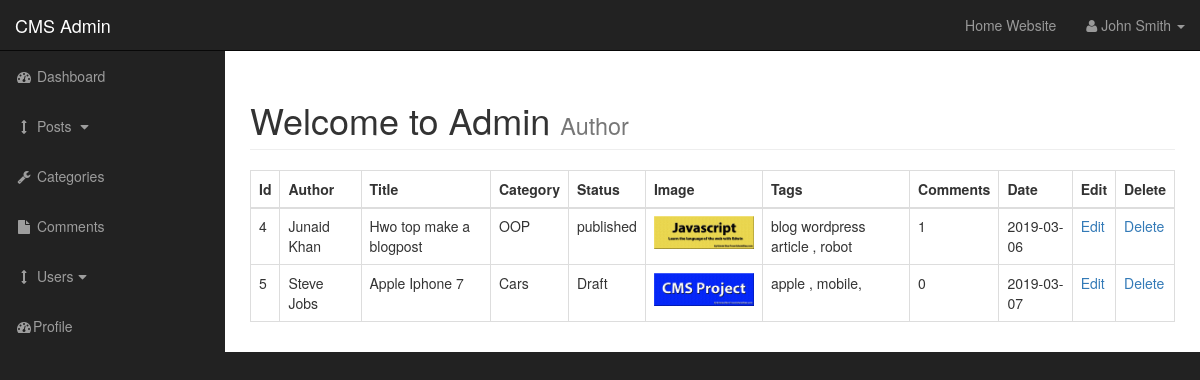
The page /admin/posts.php (signed in) on the database as committed earlier.
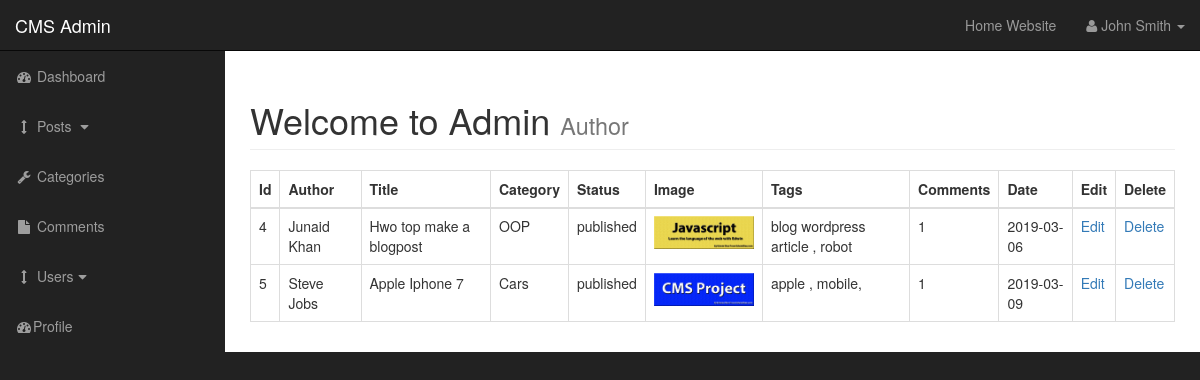
The same page on the database as committed later.
### tables this page shows
CREATE TABLE `posts` (
  `post_id` int(3) NOT NULL,
  `post_category_id` int(3) NOT NULL,
  `post_title` varchar(255) NOT NULL,
  `post_author` varchar(255) NOT NULL,
  `post_date` date NOT NULL,
  `post_image` text NOT NULL,
  `post_content` text NOT NULL,
  `post_tags` varchar(255) NOT NULL,
  `post_comment_count` int(11) NOT NULL,
  `post_status` varchar(255) NOT NULL DEFAULT 'draft'
);

### admin/includes/view_all_posts.php (the view, shortened to what this page needs)
       <table class="table table-hovered table-bordered">
                <thead>
                <tr>
                    <th>Id</th>
                      <th>Author</th>
                      <th>Title</th>
                      <th>Category</th>
                      <th>Status</th>
                      <th>Image</th>
                      <th>Tags</th>
                    <th>Comments</th>
                    <th>Date</th>
                    <th>Edit</th>
                    <th>Delete</th>
                </tr>
                </thead>
                <tbody>
                <tr>
                <?php
    $query = "SELECT * from posts";
    $select_posts= mysqli_query($connection , $query);
    while($row = mysqli_fetch_assoc($select_posts))
    {
    $post_id = $row['post_id'];
     $post_author = $row['post_author'];
     $post_title = $row['post_title'];
     $post_category_id = $row['post_category_id'];
     $post_status = $row['post_status'];
     $post_image = $row['post_image'];
    $post_tags = $row['post_tags'];
    $post_comment_count = $row['post_comment_count'];
      $post_date = $row['post_date'];
    echo "<tr>";
        echo "<td>{$post_id}</td>";
        echo "<td>{$post_author}</td>";
        echo "<td>{$post_title}</td>";
    $query = "SELECT * from categories where cat_id={$post_category_id}";
    $select_categories_id= mysqli_query($connection , $query);
    while($row = mysqli_fetch_assoc($select_categories_id))
    {
    $cat_title = $row['cat_title'];
        echo "<td>{$cat_title}</td>";}
        echo "<td>{$post_status}</td>";
        echo "<td><img width=100 src='../images/$post_image' alt='image'></td>";
        echo "<td>{$post_tags}</td>";
        echo "<td>{$post_comment_count}</td>";
        echo "<td>{$post_date}</td>";
echo "<td><a href='posts.php?source=edit_post&p_id={$post_id}'>Edit</a></td>";
echo "<td><a href='posts.php?delete={$post_id}'>Delete</a></td>";
    echo "</tr>";
    }
                ?>
                </tr>
                </tbody>
            </table>

Rows that differ between the two databases and show on the page:
changed posts "Steve Jobs": post_status "Draft" → "published"; post_comment_count "0" → "1"; post_date "2019-03-07" → "2019-03-09"
